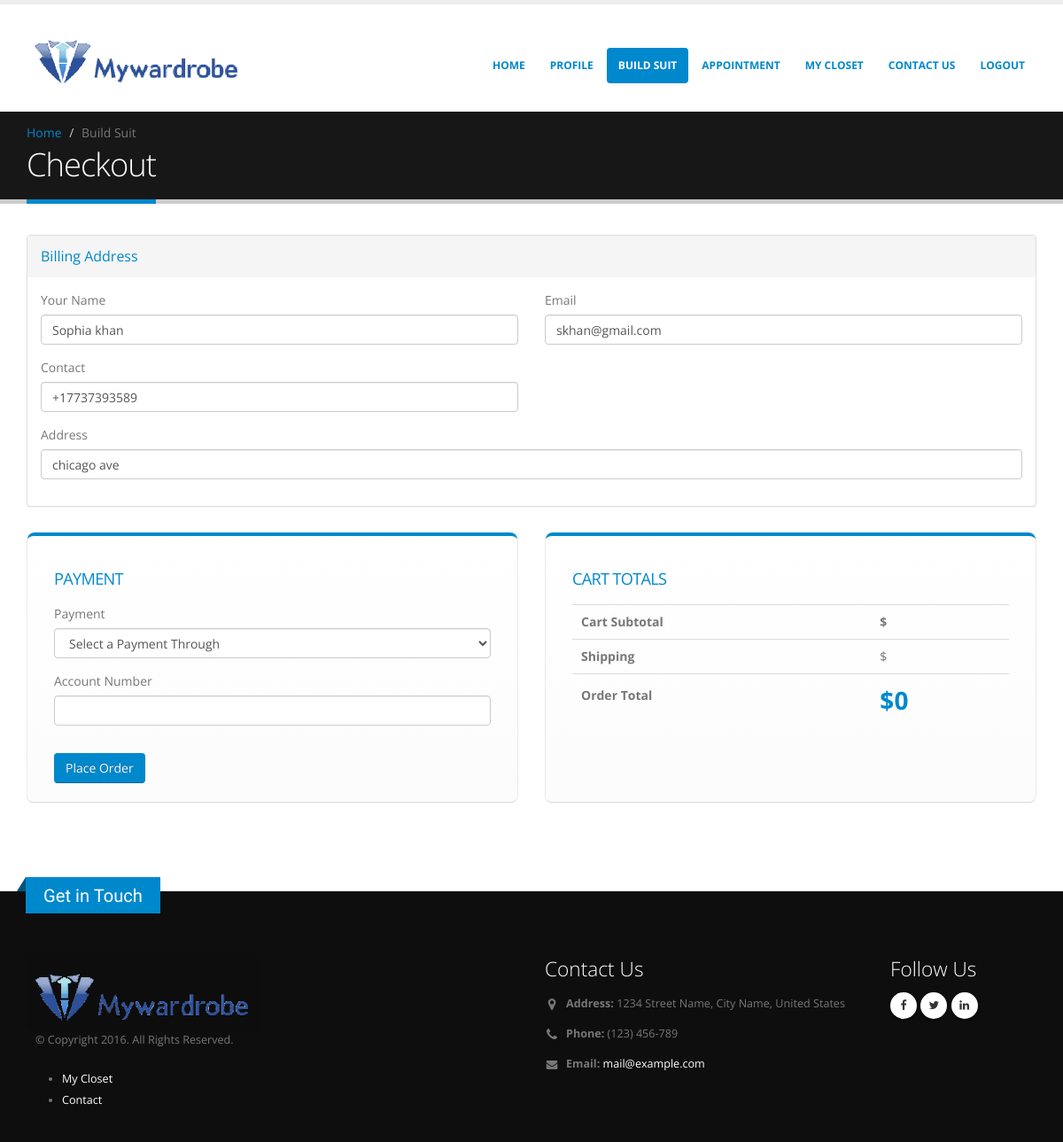
The app's page /checkoutPage.php (signed in) with its own data.
### tables this page shows
CREATE TABLE IF NOT EXISTS `users` (
  `serial` int(20) NOT NULL AUTO_INCREMENT,
  `username` varchar(50) DEFAULT NULL,
  `email` varchar(50) DEFAULT NULL,
  `contact` varchar(20) DEFAULT NULL,
  `address` varchar(50) DEFAULT NULL,
  `password` varchar(50) DEFAULT NULL,
  `arm` varchar(30) DEFAULT NULL,
  `chest` varchar(30) DEFAULT NULL,
  `overarm` varchar(30) DEFAULT NULL,
  `waist` varchar(30) DEFAULT NULL,
  `pant` varchar(30) DEFAULT NULL,
  `seat` varchar(30) DEFAULT NULL,
  `thigh` varchar(30) DEFAULT NULL,
  `outseam` varchar(30) DEFAULT NULL,
  `suitWaist` int(20) NOT NULL,
  `date` date NOT NULL,
  `role` int(20) DEFAULT NULL,
  `status` enum('active','inactive') DEFAULT NULL,
  PRIMARY KEY (`serial`)
);

### checkoutPage.php (the view, shortened to what this page needs)
<?php
 $uid=$_SESSION["uid"];
 $sqlUser = "select * from users WHERE serial='".$uid."'";
 $result1 = mysql_query($sqlUser) or die(mysql_error());
$row=mysql_fetch_array($result1);
?>
<!DOCTYPE html>
<html>
	<head>
		<link rel="stylesheet" href="vendor/bootstrap/css/bootstrap.css">
		<link rel="stylesheet" href="vendor/font-awesome/css/font-awesome.css">
		<link rel="stylesheet" href="vendor/simple-line-icons/css/simple-line-icons.css">
		<link rel="stylesheet" href="vendor/owl.carousel/assets/owl.carousel.min.css">
		<link rel="stylesheet" href="vendor/owl.carousel/assets/owl.theme.default.min.css">
		<link rel="stylesheet" href="vendor/magnific-popup/magnific-popup.css">
		<link rel="stylesheet" href="css/theme.css">
		<link rel="stylesheet" href="css/theme-elements.css">
		<link rel="stylesheet" href="css/theme-blog.css">
		<link rel="stylesheet" href="css/theme-shop.css">
		<link rel="stylesheet" href="css/theme-animate.css">
		<link rel="stylesheet" href="css/skins/default.css">
		<link rel="stylesheet" href="css/custom.css">
	</head>
	<body>
		<div class="body">
			<header id="header" data-plugin-options='{"stickyEnabled": true, "stickyEnableOnBoxed": true, "stickyEnableOnMobile": true, "stickyStartAt": 57, "stickySetTop": "-57px", "stickyChangeLogo": true}'>
				<div class="header-body">
					<div class="header-container container">
						<div class="header-row">
							<div class="header-column">
								<div class="header-logo">
									<a href="index.php">
										<img alt="Porto" width="250" height="74" data-sticky-width="162" data-sticky-height="50" data-sticky-top="33" src="img/logo.png">									</a>								</div>
							</div>
							<div class="header-column">
								<div class="header-row">
									<div class="header-nav">
										<div class="header-nav-main header-nav-main-effect-1 header-nav-main-sub-effect-1 collapse">
											<nav>
												<ul class="nav nav-pills" id="mainNav">
													<li>
														<a href="index.php">Home</a>													</li>
													<?php if($_SESSION["name"] != ""){ ?>
														<li>
														<a  href="profile.php">
															Profile														</a>													</li>
													<?php }?>
													<li class="dropdown active" >
														<a href="build-suit.php">
															Build Suit														</a>													</li>
													<li>
														<a  href="Appointment.php">
															Appointment														</a>													</li>
													<?php if($_SESSION["name"] != ""){ ?>
													<li >
														<a  href="my-closet.php">
															My Closet														</a>													</li>
													<?php }else{ ?>
													<li >
														<a  href="login-page.php">
															My Closet														</a>													</li>
													<?php } ?>
													<li>
														<a href="contact-us.php">
															Contact Us														</a>													</li>
													<?php if($_SESSION["name"] != ""){ ?>
														<li>
														<a href="logout.php">
															Logout														</a>													</li>
													<?php }else{ ?>
														<li>
														<a href="login-page.php">
															Login														</a>													</li>
													<?php }?>
												</ul>
											</nav>
										</div>
									</div>
								</div>
							</div>
						</div>
					</div>
				</div>
			</header>
			<div role="main" class="main shop" id="check">
				<section class="page-header">
					<div class="container">
						<div class="row">
							<div class="col-md-12">
								<ul class="breadcrumb">
									<li><a href="#">Home</a></li>
									<li class="active">Build Suit</li>
								</ul>
							</div>
						</div>
						<div class="row">
							<div class="col-md-12">
								<h1>Checkout</h1>
							</div>
						</div>
					</div>
				</section>
				<div class="container">
					<div class="row">
						<div class="col-md-12">
						<form action="addBuilSuitCheckOut.php" id="frmCalculateShipping" method="post">
							<div class="panel-group" id="accordion">
								<div class="panel panel-default">
									<div class="panel-heading">
										<h4 class="panel-title">
											<a class="accordion-toggle" data-toggle="collapse" data-parent="#accordion" href="#collapseOne">
												Billing Address
											</a>
										</h4>
									</div>
									<div id="collapseOne" class="accordion-body collapse in">
										<div class="panel-body">
												<div class="row">
													<div class="form-group">
														<div class="col-md-6">
															<label>Your Name</label>
															<input type="text" value="<?php echo $row["username"]; ?>" id="username" name="username" class="form-control" >
														</div>
														<div class="col-md-6">
															<label>Email</label>
															<input type="text" value="<?php echo $row["email"]; ?>" id="email" name="email" class="form-control" >
														</div>
													</div>
												</div>
												<div class="row">
													<div class="form-group">
														<div class="col-md-6">
															<label>Contact</label>
															<input type="text" value="<?php echo $row["contact"]; ?>" id="contact" name="contact" class="form-control" >
														</div>
														<div class="col-md-6">
														</div>
													</div>
												</div>
												<div class="row">
													<div class="form-group">
														<div class="col-md-12">
															<label>Address </label>
															<input type="text" value="<?php echo $row["address"]; ?>" id="address" name="address" class="form-control" >
														</div>
													</div>
												</div>
										</div>
									</div>
								</div>
								<div class="featured-boxes">
								<div class="row">
									<div class="col-sm-6">
										<div class="featured-box featured-box-primary align-left mt-xlg">
											<div class="box-content">
												<h4 class="heading-primary text-uppercase mb-md">Payment</h4>
													<div class="row">
														<div class="form-group">
															<div class="col-md-12">
																<label>Payment</label>
																<select class="form-control" id="payment" name="payment" required>
																	<option value="">Select a Payment Through</option>
																</select>
															</div>
														</div>
													</div>
													<div class="row">
														<div class="form-group">
															<div class="col-md-12">
																<label>Account Number</label>
																<input type="text" id="accountNumber" name="accountNumber" class="form-control" required>
															</div>
														</div>
													</div>
													<div class="row">
														<div class="form-group">
															<div class="col-md-6">
															</div>
															<div class="col-md-6">
															</div>
														</div>
													</div>
													<div class="row">
														<div class="col-md-12">
															<input type="submit" value="Place Order" class="btn btn-primary mr-xs mb-sm" data-loading-text="Loading...">
														</div>
													</div>
											</div>
										</div>
									</div>
									<div class="col-sm-6">
										<div class="featured-box featured-box-primary align-left mt-xlg">
											<div class="box-content">
												<h4 class="heading-primary text-uppercase mb-md">Cart Totals</h4>
												<table class="cart-totals">
													<tbody>
														<tr class="cart-subtotal">
															<th>
																<strong>Cart Subtotal</strong>
															</th>
															<td>
																<strong><span class="amount">$<?php echo $_SESSION["cart_price"]; ?></span></strong>
															</td>
														</tr>
														<tr class="shipping">
															<th>
																Shipping
															</th>
															<td>
																$<?php echo $_SESSION["shipping"]; ?>
															</td>
														</tr>
														<tr class="total">
															<th>
																<strong>Order Total</strong>
															</th>
															<td>
																<strong><span class="amount">$<?php echo ($_SESSION["cart_price"]+$_SESSION["shipping"]); ?></span></strong>
															</td>
														</tr>
													</tbody>
												</table>
											</div>
										</div>
									</div>
								</div>
								</div>
							</div>
							</form>
						</div>
					</div>
				</div>
			</div>
			<footer id="footer">
				<div class="container">
					<div class="row">
						<div class="footer-ribbon">
							<span>Get in Touch</span>						</div>
						<div class="col-md-3">
							<div class="newsletter">
								<a href="index.html" class="logo">
									<img alt="Porto Website Template"  class="img-responsive" src="img/logo-footer.png">
								</a>
								<p style="margin-left:10px;">&copy; Copyright 2016. All Rights Reserved.</p>
								<nav id="sub-menu">
									<ul>
										<li><a href="my-closet.php">My Closet</a></li>
										<li><a href="contact-us.php">Contact</a></li>
									</ul>
								</nav>
							</div>
						</div>
						<div class="col-md-3">
						</div>
						<div class="col-md-4">
							<div class="contact-details">
								<h4>Contact Us</h4>
								<ul class="contact">
									<li><p><i class="fa fa-map-marker"></i> <strong>Address:</strong> 1234 Street Name, City Name, United States</p>
									</li>
									<li><p><i class="fa fa-phone"></i> <strong>Phone:</strong> (123) 456-789</p>
									</li>
									<li><p><i class="fa fa-envelope"></i> <strong>Email:</strong> <a href="mailto:mail@example.com">mail@example.com</a></p>
									</li>
								</ul>
							</div>
						</div>
						<div class="col-md-2">
							<h4>Follow Us</h4>
							<ul class="social-icons">
								<li class="social-icons-facebook"><a href="http://www.facebook.com/" target="_blank" title="Facebook"><i class="fa fa-facebook"></i></a></li>
								<li class="social-icons-twitter"><a href="http://www.twitter.com/" target="_blank" title="Twitter"><i class="fa fa-twitter"></i></a></li>
								<li class="social-icons-linkedin"><a href="http://www.linkedin.com/" target="_blank" title="Linkedin"><i class="fa fa-linkedin"></i></a></li>
							</ul>
						</div>
					</div>
				</div>
			</footer>
		</div>
	</body>
</html>

### css/theme.css (style rules this page uses)
html { direction: ltr; overflow-x: hidden; }
body { background-color: #FFF; color: #777; font-family: "Open Sans", Arial, sans-serif; font-size: 14px; line-height: 22px; margin: 0; overflow-x: hidden; }
body a { outline: none !important; }
li { line-height: 24px; }
#header { position: relative; z-index: 100; }
#header .header-body { background: #FFF; border-top: 5px solid #EDEDED; border-bottom: 1px solid transparent; padding: 8px 0; -webkit-transition: min-height 0.3s ease; -moz-transition: min-height 0.3s ease; transition: min-height 0.3s ease; width: 100%; z-index: 1001; min-height: 125px; }
#header .container { position: relative; }
#header .header-container { position: relative; display: table; }
#header .header-row { display: table-row; clear: both; }
#header .header-column { display: table-cell; vertical-align: middle; }
#header .header-column .header-row { display: block; clear: right; }
#header .header-logo { float: left; position: relative; }
#header .header-logo img { -webkit-transition: all 0.3s ease; -moz-transition: all 0.3s ease; transition: all 0.3s ease; position: relative; margin: 15px 15px 15px 0; top: 0; }
@media (min-width: 992px) { #header .header-nav-main { float: right; margin: 12px 0 0; min-height: 45px; } }
@media (min-width: 992px) { #header .header-nav-main nav > ul > li > a { border-radius: 4px; font-size: 12px; font-style: normal; font-weight: 700; line-height: 20px; padding: 10px 13px; text-transform: uppercase; } }
@media (min-width: 992px) { #header .header-nav { display: block !important; } }
@media (min-width: 992px) { #header .header-nav-main { display: block !important; height: auto !important; } }
.page-header { background-color: #171717; border-bottom: 5px solid #CCC; border-top: 5px solid #384045; margin: 0 0 35px 0; min-height: 50px; padding: 20px 0; position: relative; text-align: left; }
.page-header .breadcrumb { background: none; margin: -3px 0 0; padding: 0; }
.page-header .breadcrumb > li { text-shadow: none; }
.page-header h1 { border-bottom: 5px solid #CCC; color: #FFF; display: inline-block; font-weight: 200; margin: 0 0 -25px; min-height: 37px; font-size: 2.6em; line-height: 46px; padding: 0 0 17px; position: relative; }
.text-uppercase { text-transform: uppercase; }
.mt-xlg { margin-top: 30px !important; }
.mb-sm { margin-bottom: 10px !important; }
.mb-md { margin-bottom: 15px !important; }
.mr-xs { margin-right: 5px !important; }
#footer { background: #0e0e0e; border-top: 4px solid #0e0e0e; font-size: 0.9em; margin-top: 50px; padding: 70px 0 0; position: relative; clear: both; }
#footer .container .row > div { margin-bottom: 25px; }
#footer h1, #footer h2, #footer h3, #footer h4, #footer a { color: #FFF; }
#footer h4 { font-size: 1.8em; font-weight: 200; }
#footer .footer-ribbon { background: #999; position: absolute; margin: -90px 0 0 14px; padding: 10px 20px 6px 20px; }
#footer .footer-ribbon:before { border-right: 10px solid #646464; border-top: 16px solid transparent; content: ""; display: block; height: 0; left: -10px; position: absolute; top: 0; width: 7px; }
#footer .footer-ribbon span { color: #FFF; font-size: 1.6em; font-family: "Shadows Into Light", cursive; }
#footer .contact { list-style: none; margin: 0; padding: 0; }
#footer .contact i { display: block; float: left; font-size: 1.2em; margin: 7px 8px 10px 0; position: relative; text-align: center; top: -2px; width: 16px; }
#footer .contact i.fa-envelope { font-size: 1em; top: 0; }
#footer .contact p { margin-bottom: 10px; }
#footer .logo { display: block; }

### css/theme-shop.css (style rules this page uses)
.shop { margin-top: -10px; }
.shop .cart-totals { width: 100%; }
.shop .cart-totals th, .shop .cart-totals td { border-top: 1px solid #DCDCDC; padding: 8px 10px; }
.shop .cart-totals tr.total .amount { font-size: 2em; display: block; padding-top: 10px; }

### records on screen
users: username "Sophia khan", email "skhan@gmail.com", contact "+17737393589", address "chicago ave"

### other values on screen
$_SESSION["cart_price"]+$_SESSION["shipping"] "0"
